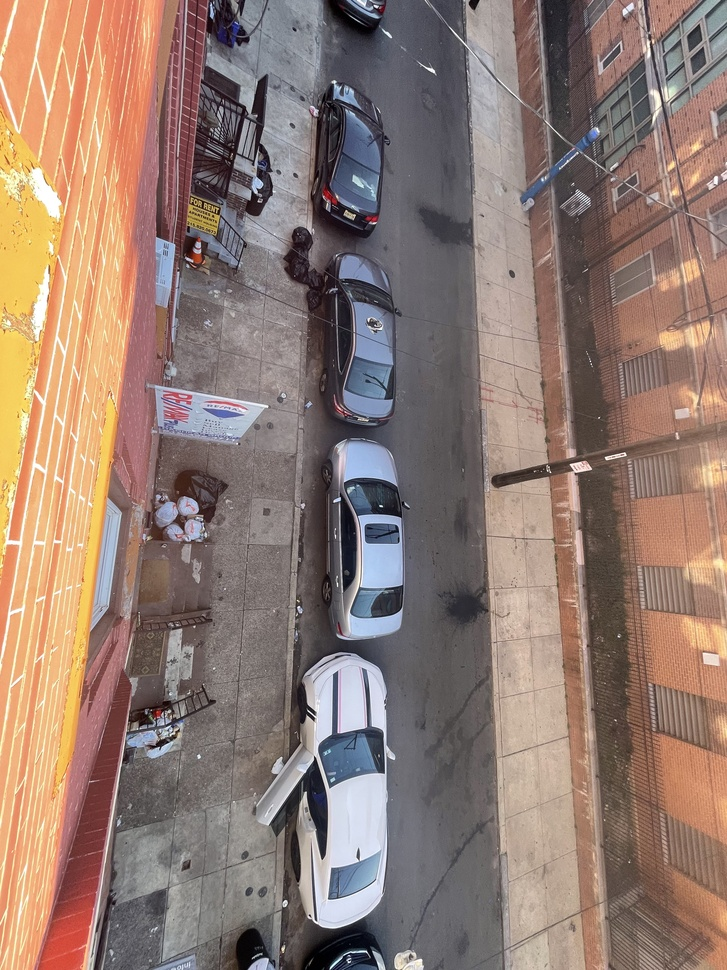
#> input picture RaspberryPi/loganpic1.jpg, 727 x 970 px, shrunk from 3024 x 4032 before the run
$ python -i ImageProcessing.py   (imports and definitions only)
#> lines starting #> are read from the running program, lines starting #| are printed output that depends on the picture
#> further down, picture is the input picture: shape (970, 727, 3); mean B, G, R 113.5, 123.2, 145.1
import cv2 as cv
import numpy as np
import os

def cropImage(Image):
    if(Image.size !=0):
        r = cv.selectROI(Image)
        #crop image
        cropped = Image[int(r[1]):int(r[1]+r[3]), int(r[0]):int(r[0]+r[2])]
        return cropped

def preprocess(Image):
    if(Image.size !=0):
        grey  = cv.cvtColor(Image, cv.COLOR_BGR2GRAY)
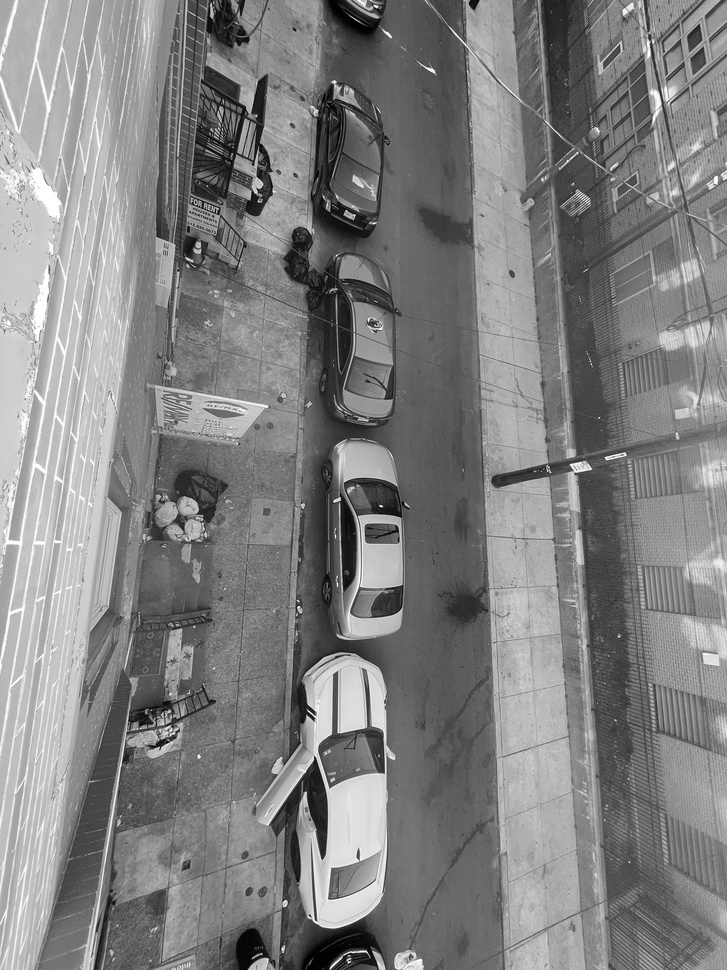
#> grey: shape (970, 727); min 0, max 255, mean 128.6
        blur = cv.GaussianBlur(grey,(5,5),0)
        dilated = cv.dilate(blur,np.ones((3,3)))
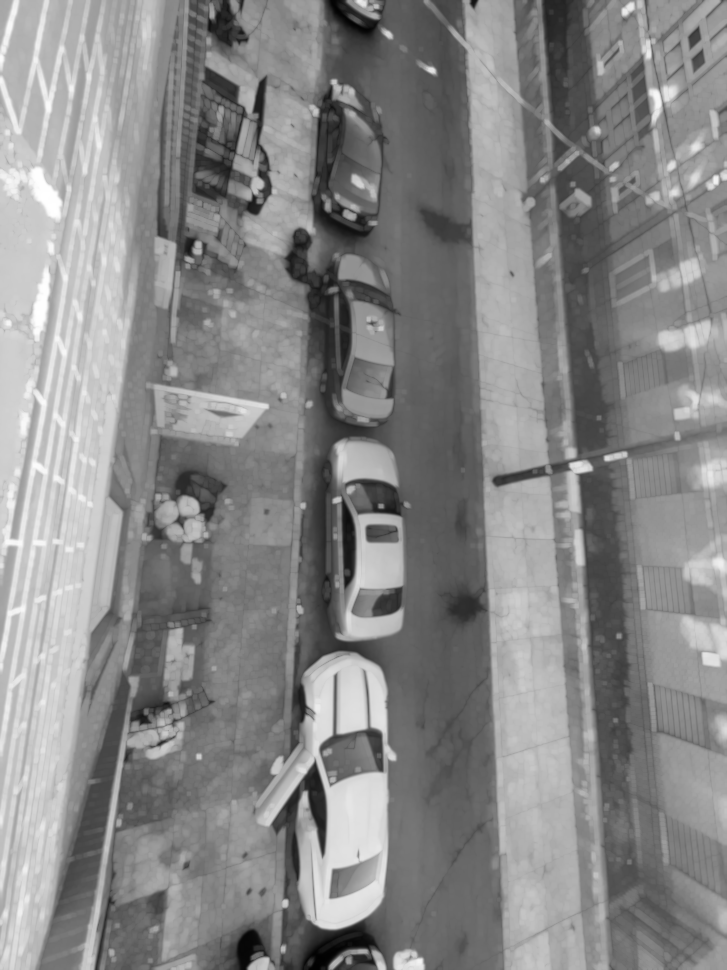
#> dilated: shape (970, 727); min 1, max 255, mean 135.3
        kernel = cv.getStructuringElement(cv.MORPH_ELLIPSE, (2, 2))
        closing = cv.morphologyEx(dilated, cv.MORPH_CLOSE, kernel)
        return closing

>>> import cv2
>>> picture = cv2.imread('loganpic1.jpg')
>>> result = preprocess(picture)

$ run again, on RaspberryPi/loganpic2.jpg
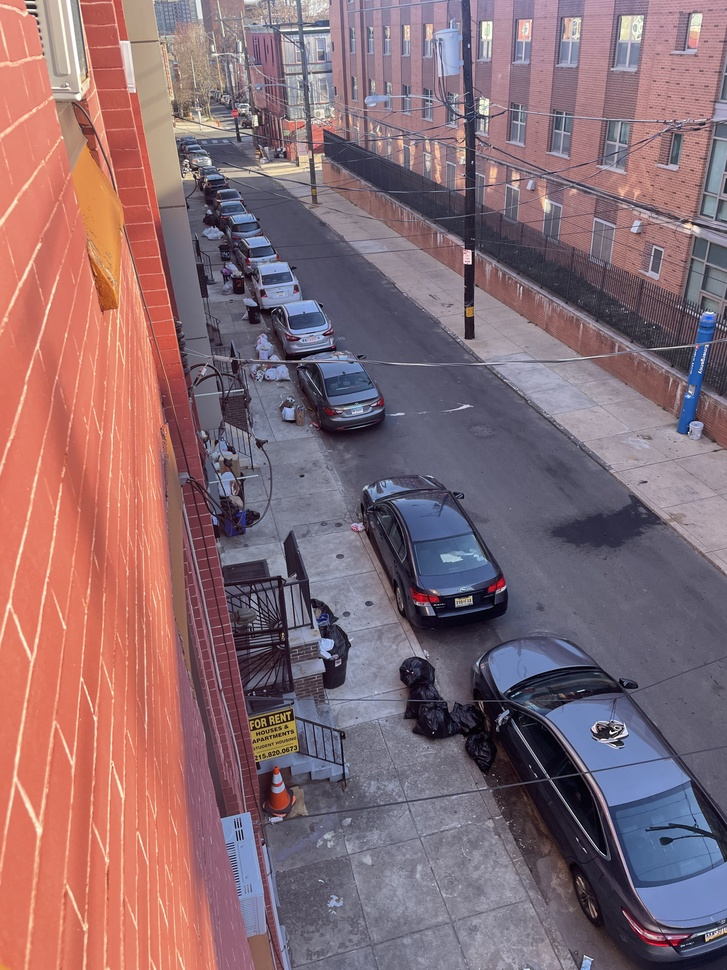
#> input picture RaspberryPi/loganpic2.jpg, 727 x 970 px, shrunk from 3024 x 4032 before the run
#> picture is the input picture: shape (970, 727, 3); mean B, G, R 114.7, 107.8, 136.9
#> in preprocess, `grey  = cv.cvtColor(Image, cv.COLOR_BGR2GRAY)`:
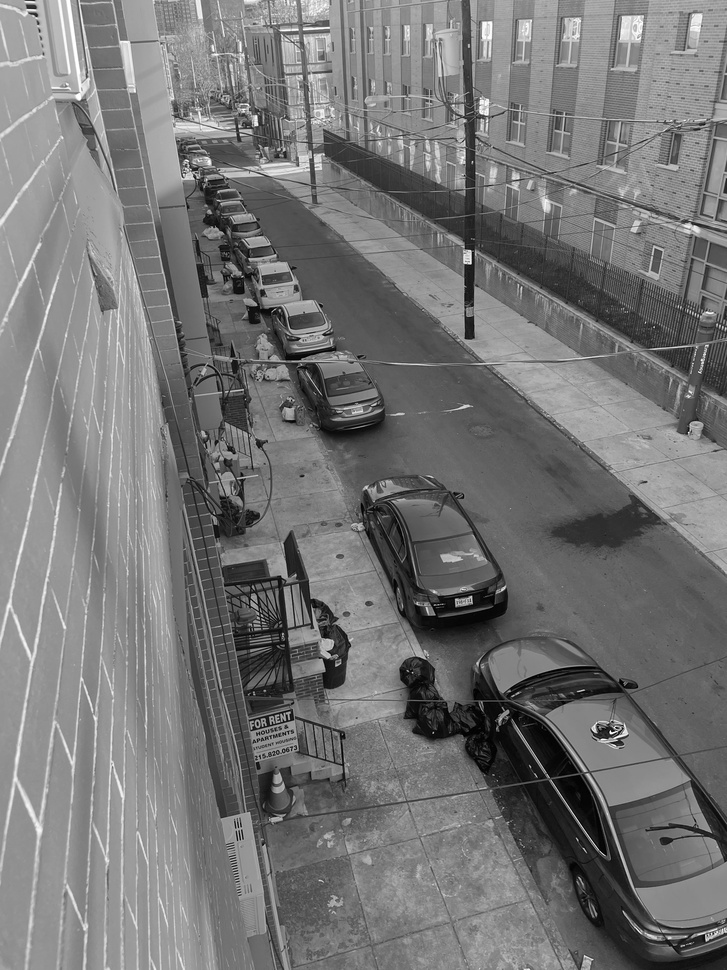
#> grey: shape (970, 727); min 0, max 255, mean 117.3
#> in preprocess, `dilated = cv.dilate(blur,np.ones((3,3)))`:
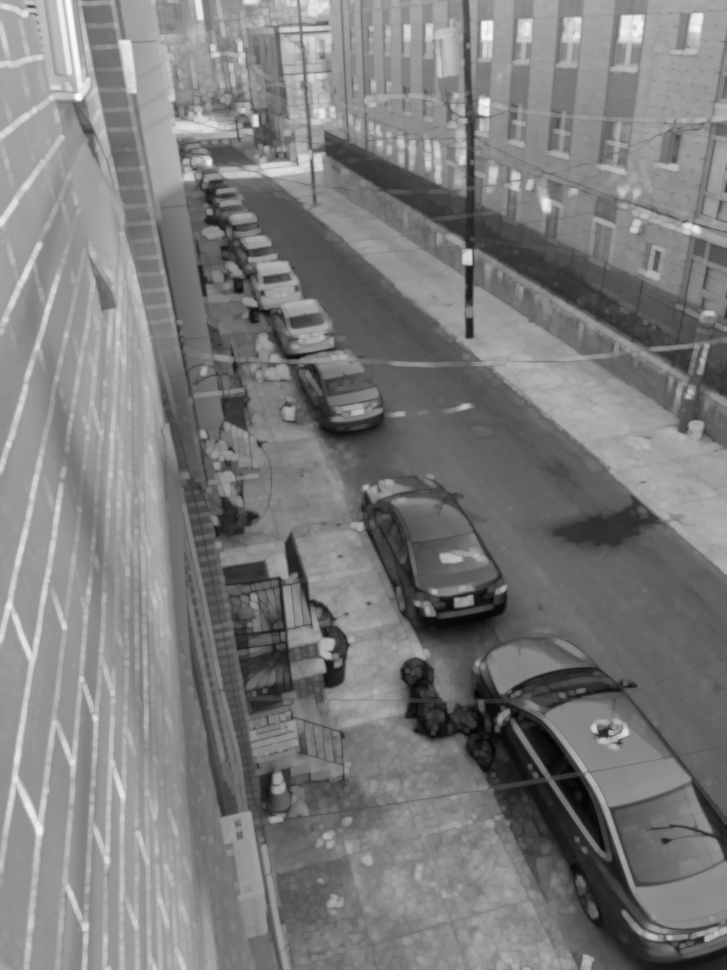
#> dilated: shape (970, 727); min 4, max 251, mean 123.9

$ run again, on RaspberryPi/2012-09-12_13_30_12.jpg
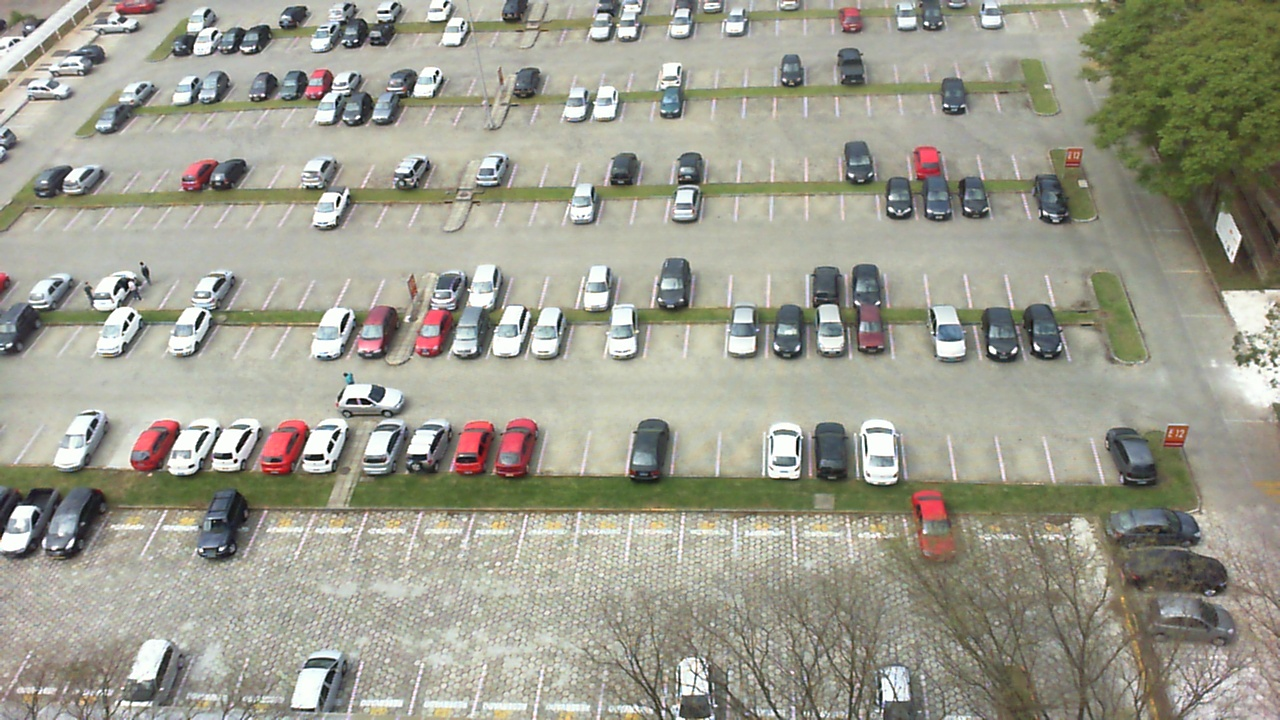
#> input picture RaspberryPi/2012-09-12_13_30_12.jpg, 1280 x 720 px
#> picture is the input picture: shape (720, 1280, 3); mean B, G, R 143.1, 156.9, 157.4
#> in preprocess, `grey  = cv.cvtColor(Image, cv.COLOR_BGR2GRAY)`:
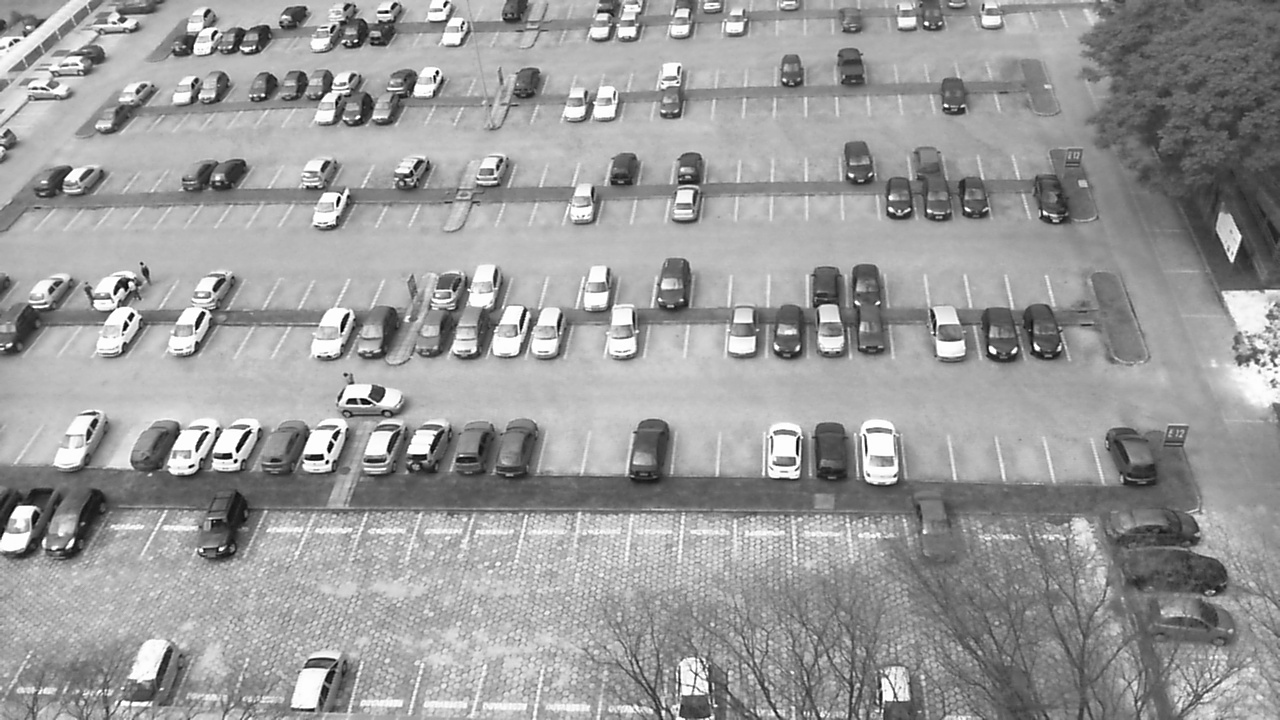
#> grey: shape (720, 1280); min 0, max 255, mean 155.5
#> in preprocess, `dilated = cv.dilate(blur,np.ones((3,3)))`:
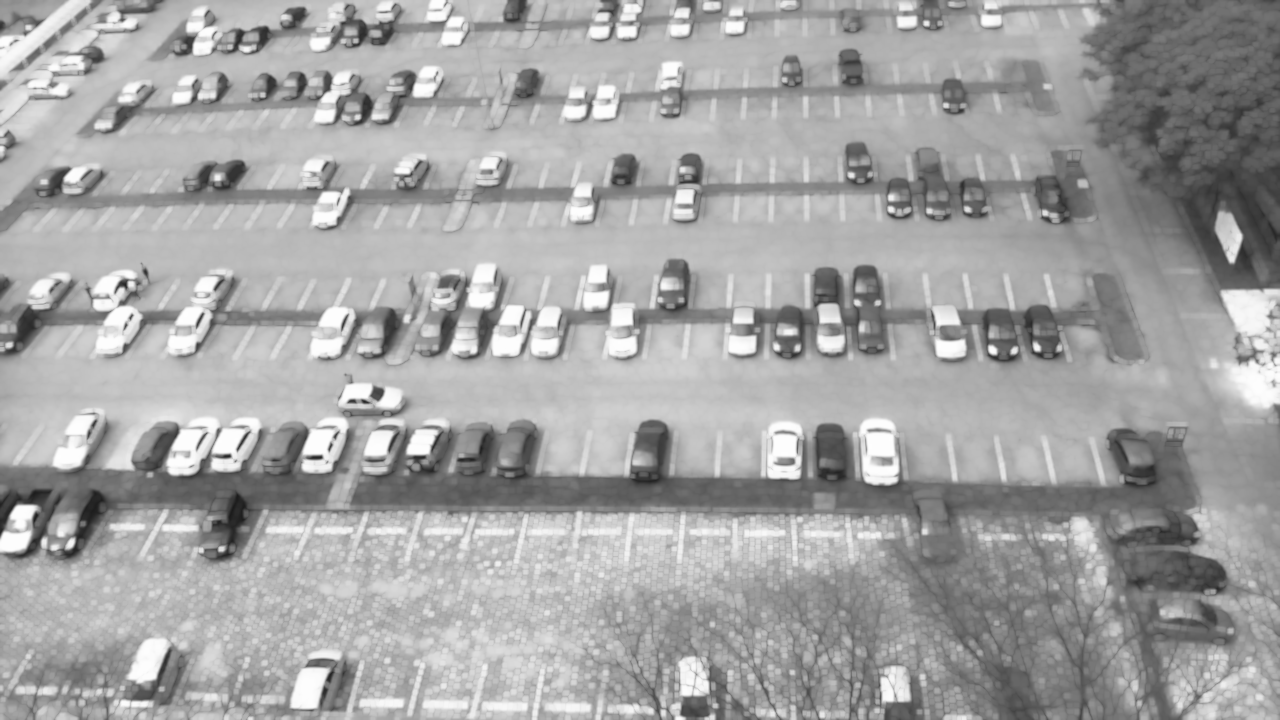
#> dilated: shape (720, 1280); min 27, max 254, mean 163.5

$ run again, on RaspberryPi/2013-02-22_06_05_00.jpg
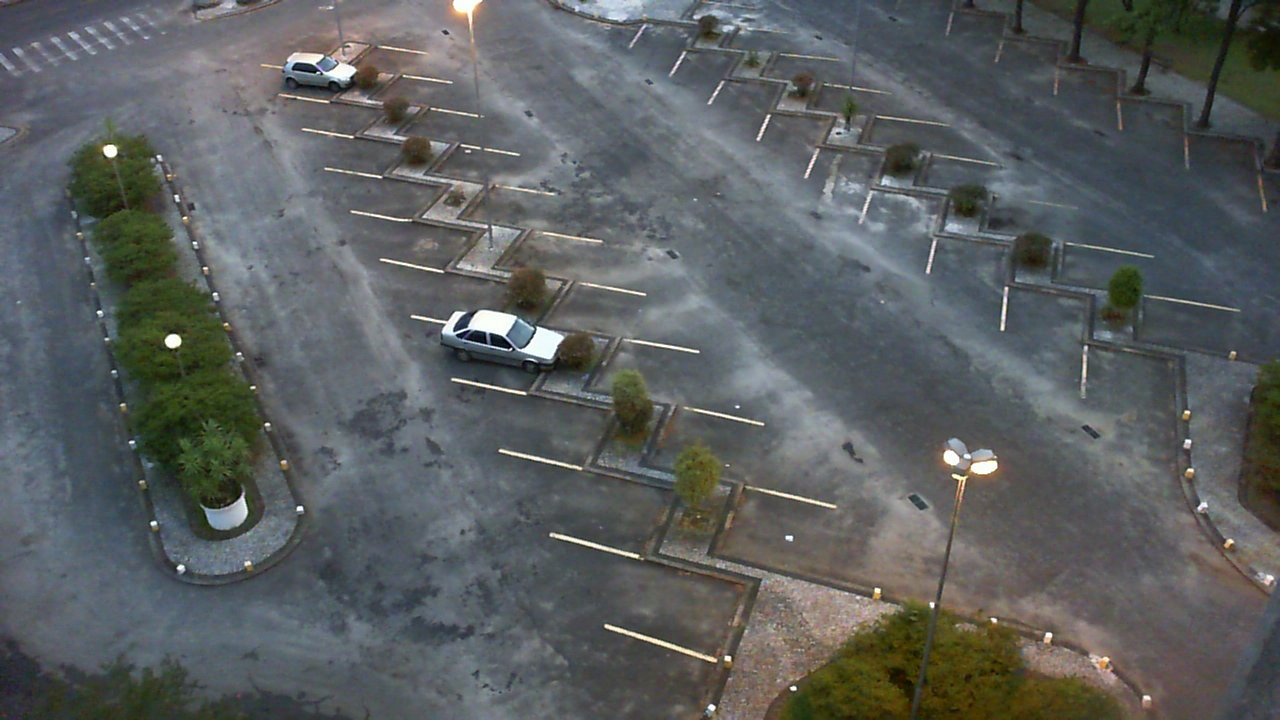
#> input picture RaspberryPi/2013-02-22_06_05_00.jpg, 1280 x 720 px
#> picture is the input picture: shape (720, 1280, 3); mean B, G, R 95.1, 94.7, 90.9
#> in preprocess, `grey  = cv.cvtColor(Image, cv.COLOR_BGR2GRAY)`:
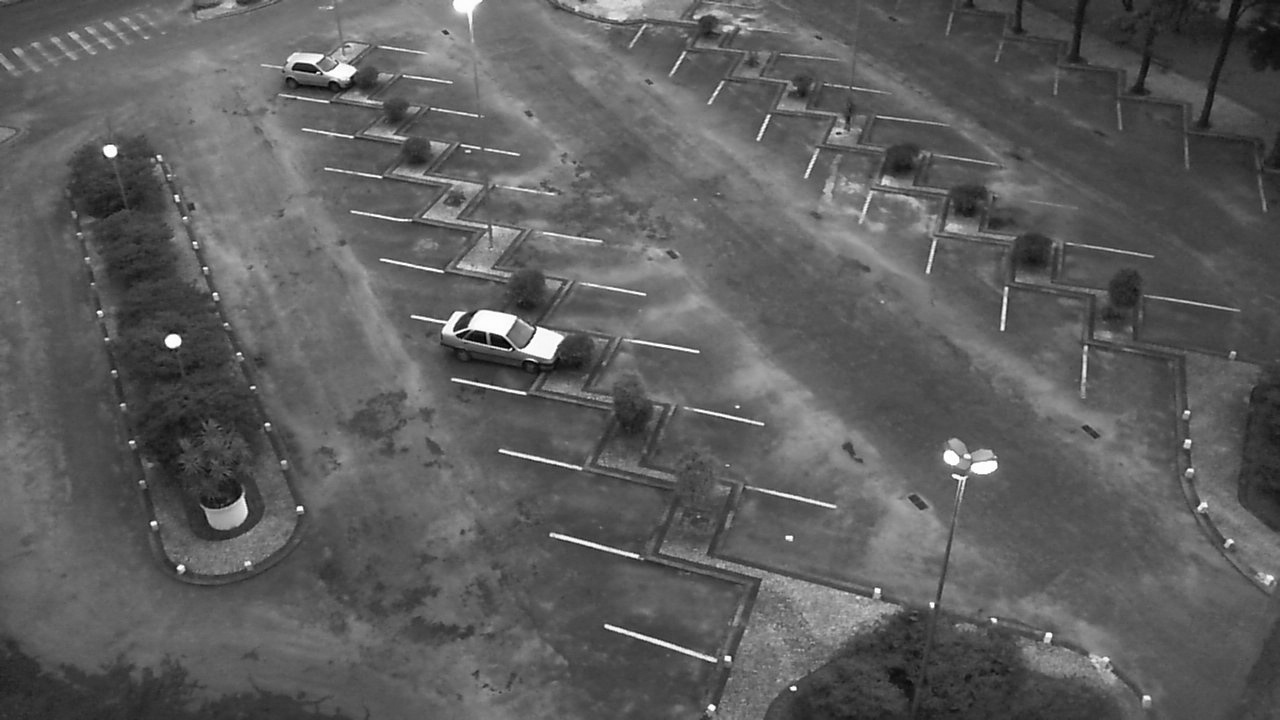
#> grey: shape (720, 1280); min 1, max 255, mean 93.6
#> in preprocess, `dilated = cv.dilate(blur,np.ones((3,3)))`:
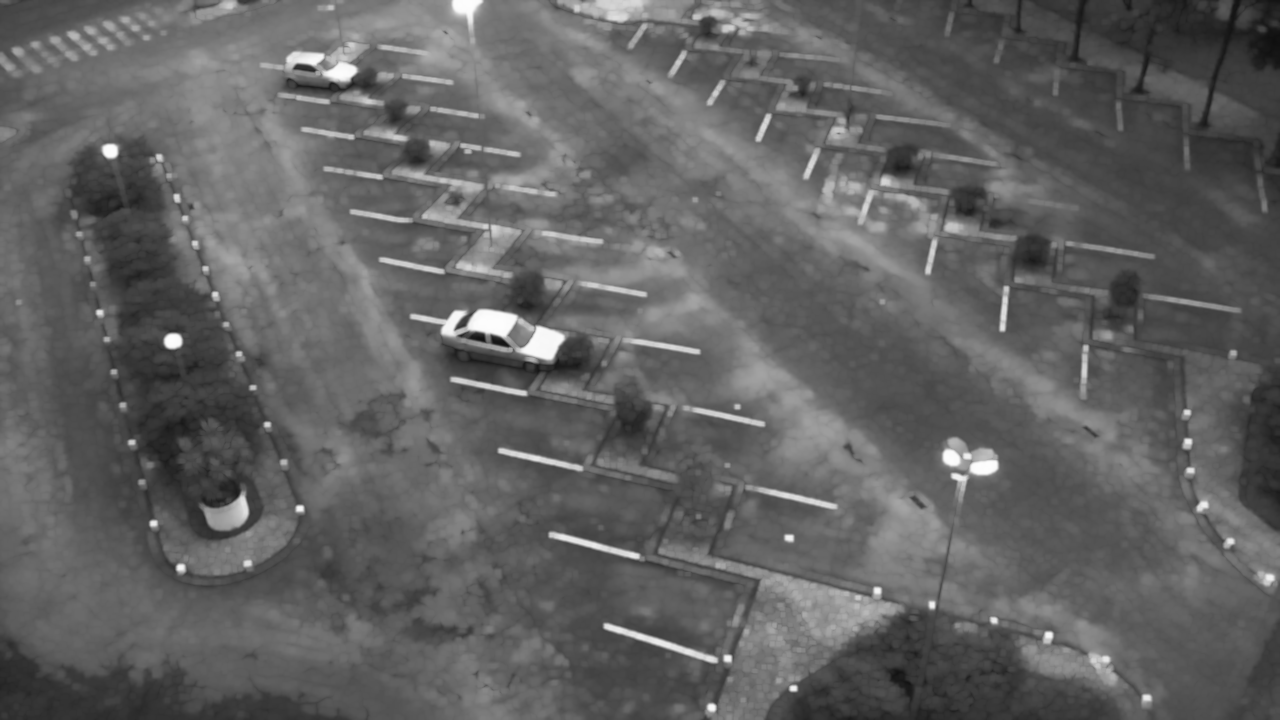
#> dilated: shape (720, 1280); min 15, max 253, mean 97.8
